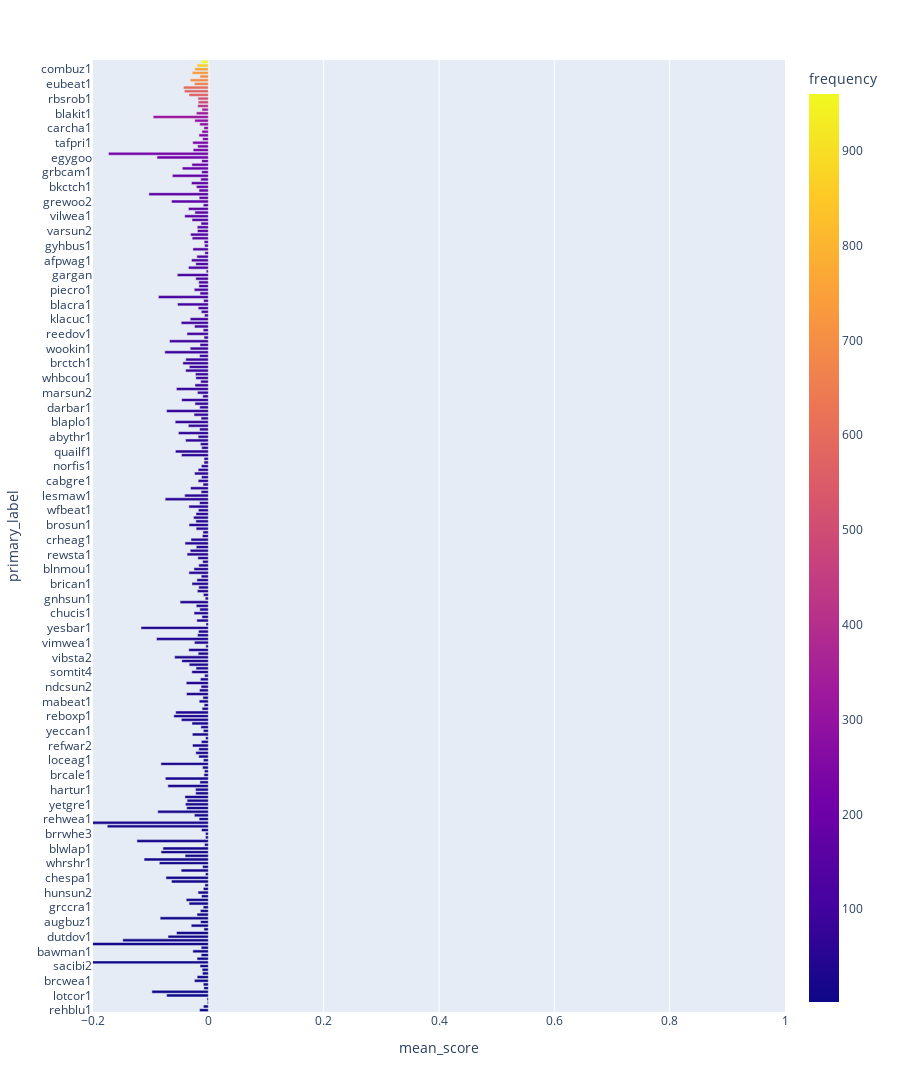

Here is the notebook cell this chart was saved with:
### Code cell
plot_by_class(plotting_df)

### Figure 1 — Plotly figure (JSON) as saved in the notebook; plotly's stock layout.template omitted (floating-point values rounded to 4 significant figures; data arrays with more than 128 entries replaced by an {"elided": "..."} marker saying what was removed)
{"data": [{"alignmentgroup": "True", "customdata": {"elided": "259x1 int values"}, "hovertemplate": "mean_score=%{x}<br>primary_label=%{y}<br>frequency=%{marker.color}<extra></extra>", "legendgroup": "", "marker": {"color": {"elided": "259 int values"}, "coloraxis": "coloraxis", "pattern": {"shape": ""}}, "name": "", "offsetgroup": "", "orientation": "h", "showlegend": false, "textposition": "auto", "type": "bar", "x": {"elided": "259 float values"}, "xaxis": "x", "y": {"elided": "259 str values"}, "yaxis": "y"}], "layout": {"barmode": "relative", "coloraxis": {"colorbar": {"title": {"text": "frequency"}}, "colorscale": [[0, "#0d0887"], [0.1111, "#46039f"], [0.2222, "#7201a8"], [0.3333, "#9c179e"], [0.4444, "#bd3786"], [0.5556, "#d8576b"], [0.6667, "#ed7953"], [0.7778, "#fb9f3a"], [0.8889, "#fdca26"], [1, "#f0f921"]]}, "height": 1600, "legend": {"tracegroupgap": 0}, "margin": {"t": 60}, "xaxis": {"anchor": "y", "domain": [0, 1], "range": [-0.2, 1], "title": {"text": "mean_score"}}, "yaxis": {"anchor": "x", "domain": [0, 1], "title": {"text": "primary_label"}}}}
